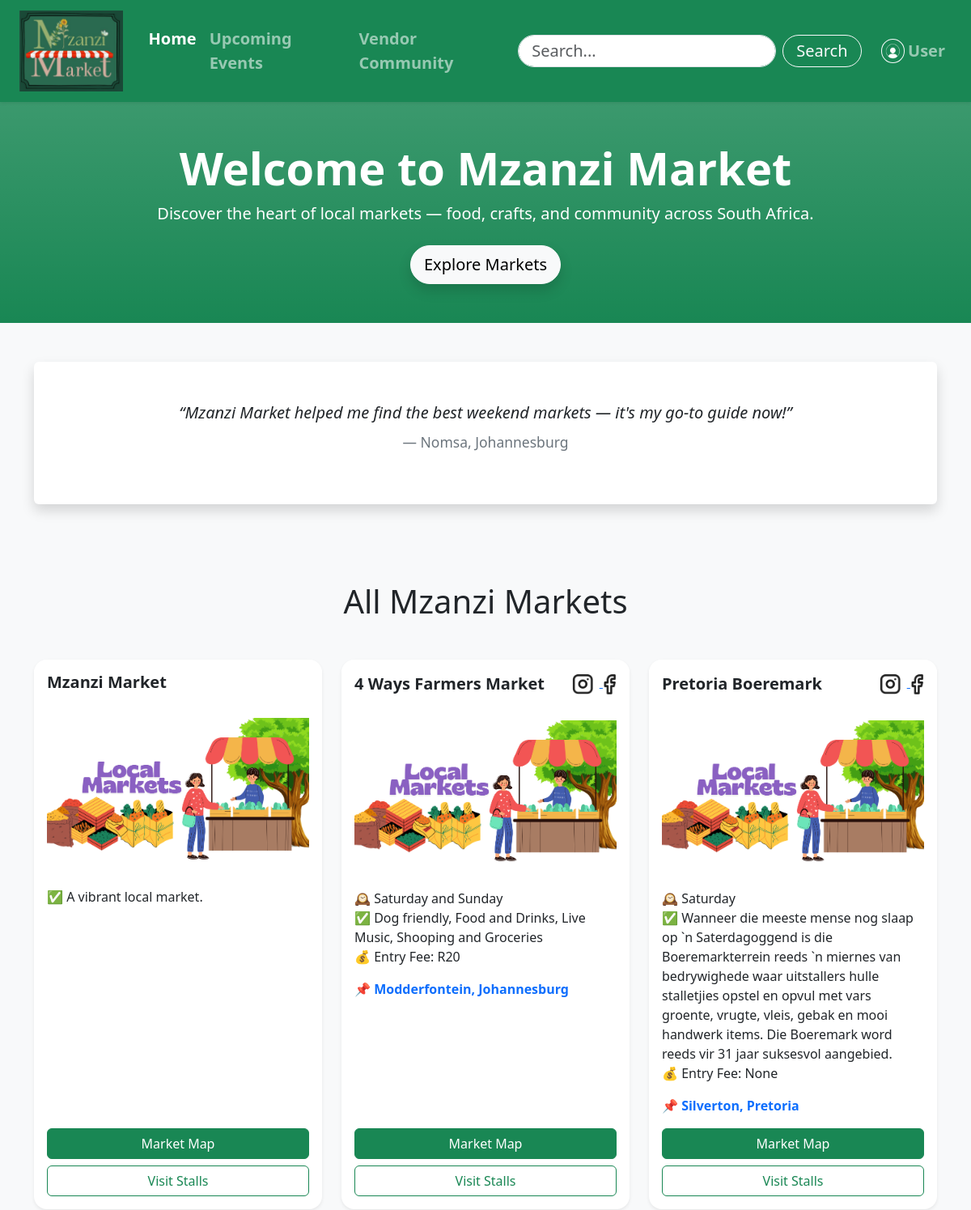
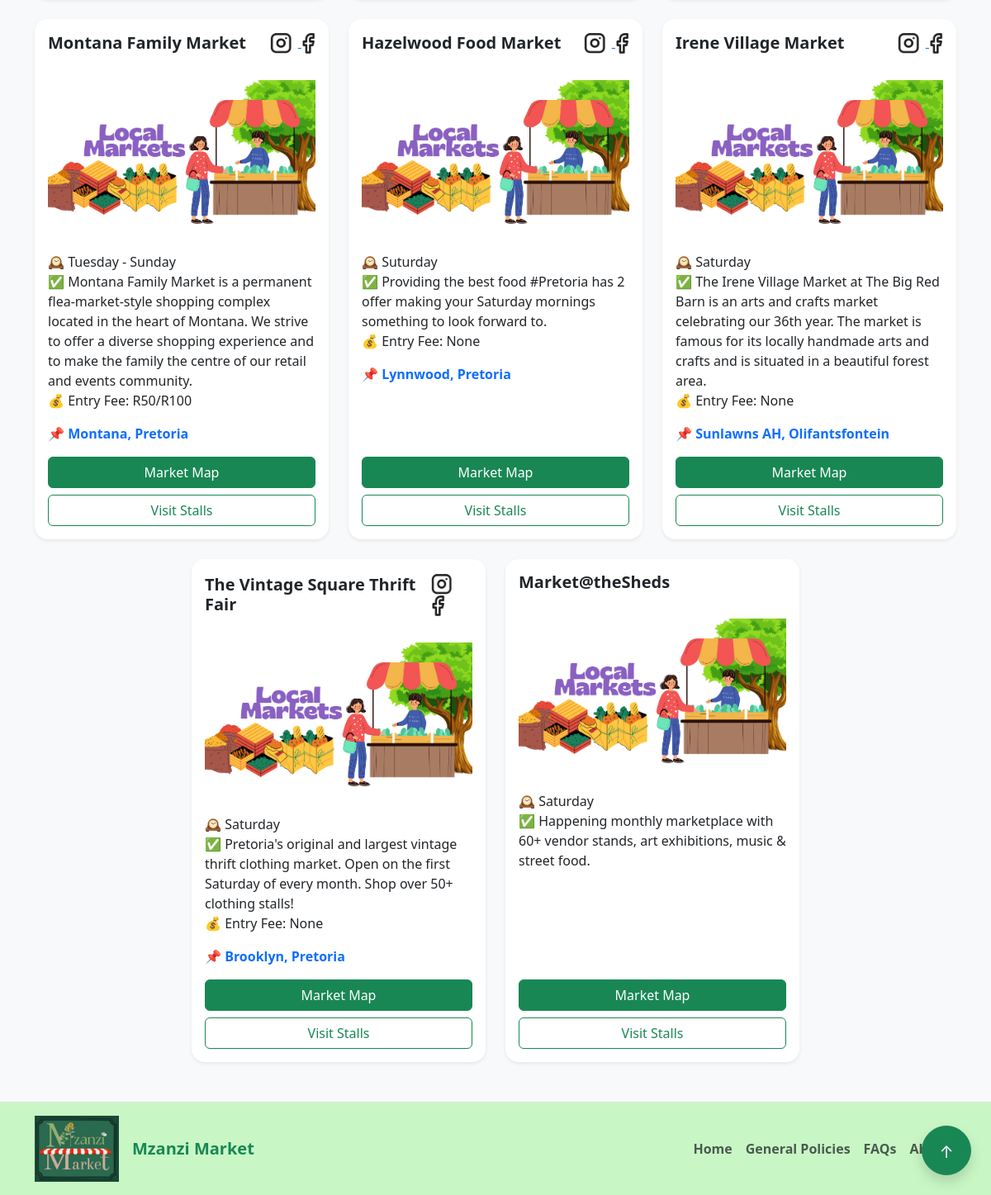
The page / on the database its author committed (2 pictures, top to bottom).
### tables this page shows
CREATE TABLE "Market" (
	"MarketID"	INTEGER,
	"MarketName"	TEXT NOT NULL,
	"MarketDescription"	TEXT,
	"MarketLocationLink"	TEXT,
	"MarketLocation"	TEXT,
	"MarketEntryFee"	TEXT,
	"MarketDate"	DATETIME,
	"MarketDays"	TEXT,
	"MarketPoster"	BLOB,
	"MarketInstagram"	TEXT,
	"MarketFacebook"	TEXT,
	"MarketMap"	BLOB,
	"MarketAdministratorID"	INTEGER,
	PRIMARY KEY("MarketID" AUTOINCREMENT),
	FOREIGN KEY("MarketAdministratorID") REFERENCES "MarketAdministrator"("MarketAdministratorID")
);

### app.py (the view)
@app.route("/", methods=["GET"])
def home():
    conn = get_db_connection()
    markets = conn.execute("SELECT * FROM Market").fetchall()
    conn.close()
    return render_template("home.html", markets=markets)

### app.py (called while the page is built)
def get_db_connection():
    conn = sqlite3.connect('Mzanzi.db', timeout=30)
    conn.row_factory = sqlite3.Row
    try:
        conn.execute("PRAGMA journal_mode=WAL")
    except:
        pass # If it fails, it just ignores it, but usually it works
    return conn

### templates/home.html (shortened to what this page needs)
<!DOCTYPE html>
<html lang="en">
  <head>
    <link
      href="https://cdn.jsdelivr.net/npm/bootstrap@5.3.3/dist/css/bootstrap.min.css"
      rel="stylesheet"
    />
  </head>
  <body class="bg-light">
    <header id="pageTop">
      <nav
        class="navbar navbar-expand-lg navbar-dark bg-success shadow-sm sticky-top py-2"
      >
        <div class="container-fluid px-4">
          <a class="navbar-brand d-flex align-items-center me-3" href="home">
            <img
              src="{{ url_for('static', filename='images/Logo.png') }}"
              alt="Mzanzi Market"
              height="100"
              class="me-2"
            />
          </a>
          <div class="collapse navbar-collapse" id="navbarSupportedContent">
            <ul class="navbar-nav me-auto mb-2 mb-lg-0">
              <li class="nav-item">
                <a class="nav-link fw-semibold fs-5 active" href="home"
                  >Home</a
                >
              </li>
              <li class="nav-item">
                <a class="nav-link fw-semibold fs-5" href="events"
                  >Upcoming Events</a
                >
              </li>
              <li class="nav-item">
                <a class="nav-link fw-semibold fs-5" href="vendors"
                  >Vendor Community</a
                >
              </li>
            </ul>
            <div class="d-flex align-items-center">
              <form class="d-flex me-3" role="search">
                <input
                  class="form-control me-2 rounded-pill px-3 py-1 fs-5"
                  type="search"
                  placeholder="Search..."
                  aria-label="Search"
                />
                <button
                  class="btn btn-outline-light rounded-pill px-3 py-1 fs-5"
                  type="submit"
                >
                  Search
                </button>
              </form>
              <ul class="navbar-nav d-flex align-items-center mb-0">
                <li class="nav-item">
                  <a
                    class="nav-link d-flex align-items-center fw-semibold fs-5"
                    href="login"
                  >
                    <img
                      src="{{ url_for('static', filename='images/usericon.png')}}"
                      alt="User"
                      height="30"
                      class="me-1 rounded-circle border border-light p-1"
                    />
                    <span>User</span>
                  </a>
                </li>
              </ul>
            </div>
          </div>
        </div>
      </nav>
    </header>
    <main>
      <section class="bg-success bg-gradient text-white text-center py-5 mb-5">
        <div class="container">
          <h1 class="display-4 fw-bold">Welcome to Mzanzi Market</h1>
          <p class="lead mb-4">
            Discover the heart of local markets — food, crafts, and community
            across South Africa.
          </p>
          <a href="#markets" class="btn btn-light btn-lg rounded-pill shadow"
            >Explore Markets</a
          >
        </div>
      </section>
      <section class="container my-5">
        <div
          id="testimonialCarousel"
          class="carousel slide"
          data-bs-ride="carousel"
        >
          <div
            class="carousel-inner text-center bg-white rounded shadow py-5 px-3"
          >
            <div class="carousel-item active">
              <blockquote class="blockquote">
                <p class="fs-5 fst-italic mb-4">
                  “Mzanzi Market helped me find the best weekend markets — it's my
                  go-to guide now!”
                </p>
                <footer class="blockquote-footer">Nomsa, Johannesburg</footer>
              </blockquote>
            </div>
          </div>
        </div>
      </section>
      <a href="#pageTop"
        aria-label="Back to top"
        class="btn btn-success btn-lg position-fixed bottom-0 end-0 m-4 shadow rounded-circle"
        style="width: 60px; height: 60px; line-height: 45px; text-align: center;">
        ↑
      </a>
      <div class="container py-5">
          <h1 class="text-center mb-5 fw-light">
              {% if current_id %}
                  Market Details (Market ID: {{ current_id }})
              {% else %}
                  All Mzanzi Markets
              {% endif %}
          </h1>
          <div class="row g-4 justify-content-center">
          {% if markets %}
              {% for market in markets %}
              <div class="col-md-6 col-lg-4">
                  <div class="card border-0 shadow-sm h-100 hover-shadow rounded-4">
                      <div class="card-header bg-white border-0 d-flex justify-content-between align-items-center p-3 rounded-top-4">
                          <h5 class="fw-bold mb-0">{{ market['MarketName'] }}</h5>
                          <div>
                              {% if market['MarketInstagram'] %}
                              <a href="{{ market['MarketInstagram'] }}" target="_blank" aria-label="Instagram Link">
                                  <img src="{{ url_for('static', filename='images/instagram.png') }}" alt="instagram" height="25" class="me-2" />
                              </a>
                              {% endif %}
                              {% if market['MarketFacebook'] %}
                              <a href="{{ market['MarketFacebook'] }}" target="_blank" aria-label="Facebook Link">
                                  <img src="{{ url_for('static', filename='images/facebook.png') }}" alt="facebook" height="25" />
                              </a>
                              {% endif %}
                          </div>
                      </div>
                      {% if market['MarketImage'] %}
                          <img src="{{ url_for('static', filename=market['MarketImage']) }}"
                              class="card-img-top img-fluid bg-white p-3 rounded"
                              alt="{{ market['MarketName'] }}" />
                      {% else %}
                          <img src="{{ url_for('static', filename='images/default.png') }}"
                              class="card-img-top img-fluid bg-white p-3 rounded"
                              alt="{{ market['MarketName'] }}" />
                      {% endif %}
                      <div class="card-body d-flex flex-column">
                          <ul class="list-unstyled mb-3">
                              {% if market['MarketDays'] %}
                              <li>🕰️ {{ market['MarketDays'] }}</li>
                              {% endif %}
                              {% if market['MarketDescription'] %}
                              <li>✅ {{ market['MarketDescription'] }}</li>
                              {% endif %}
                              {% if market['MarketEntryFee'] %}
                              <li>💰 Entry Fee: {{ market['MarketEntryFee'] }}</li>
                              {% endif %}
                          </ul>
                          {% if market['MarketLocationLink'] %}
                          <a href="{{ market['MarketLocationLink'] }}" class="text-decoration-none mb-3 fw-semibold">
                              📌 {{ market['MarketLocation'] or "View on Google Maps" }}
                          </a>
                          {% endif %}
                          <div class="d-grid gap-2 mt-auto">
                              <a href="{{ url_for('market_details', market_id=market['MarketID']) }}" class="btn btn-success">Market Map</a>
                              <a href="vendors" class="btn btn-outline-success">Visit Stalls</a>
                          </div>
                      </div>
                  </div>
              </div>
              {% endfor %}
          {% else %}
              <p class="text-center text-danger fs-5">No markets found in the database.</p>
          {% endif %}
          </div>
      </div>
    </main>
    <footer class="border-top py-3" style="background-color: #c8f7c5">
      <div
        class="container d-flex flex-wrap justify-content-between align-items-center"
      >
        <div class="d-flex align-items-center mb-3 mb-md-0">
          <img
            src="{{ url_for('static', filename='images/Logo.png') }}"
            alt="Mzanzi Market"
            height="80"
            class="me-3"
          />
          <span class="fw-bold text-success fs-5">Mzanzi Market</span>
        </div>
        <ul class="nav col-md-5 justify-content-end">
  <li class="nav-item fw-semibold">
    <a href="{{ url_for('home') }}" class="nav-link px-2 text-muted">Home</a>
  </li>
  <li class="nav-item fw-semibold">
    <a href="{{ url_for('general_policies') }}" class="nav-link px-2 text-muted">General Policies</a>
  </li>
  <li class="nav-item fw-semibold">
    <a href="{{ url_for('faq') }}" class="nav-link px-2 text-muted">FAQs</a>
  </li>
  <li class="nav-item fw-semibold">
    <a href="{{ url_for('about') }}" class="nav-link px-2 text-muted">About</a>
  </li>
</ul>
      </div>
    </footer>
  </body>
</html>

### rows shown on the page
Market: MarketName "Mzanzi Market", MarketDescription "A vibrant local market."
Market: MarketName "4 Ways Farmers Market", MarketDays "Saturday and Sunday", MarketDescription "Dog friendly, Food and Drinks, Live Music, Shooping and Groceries", MarketEntryFee "R20", MarketLocation "Modderfontein, Johannesburg"
Market: MarketName "Pretoria Boeremark", MarketDays "Saturday", MarketDescription "Wanneer die meeste mense nog slaap op `n Saterdagoggend is die Boeremarkterrein reeds `n miernes van bedrywighede waar uitstallers hulle stalletjies opstel en opvul met vars groente, vrugte, vleis, gebak en mooi handwerk items. Die Boeremark word reeds vir 31 jaar suksesvol aangebied.", MarketEntryFee "None", MarketLocation "Silverton, Pretoria"
Market: MarketName "Montana Family Market", MarketDays "Tuesday - Sunday", MarketDescription "Montana Family Market is a permanent flea-market-style shopping complex located in the heart of Montana. We strive to offer a diverse shopping experience and to make the family the centre of our retail and events community.", MarketEntryFee "R50/R100", MarketLocation "Montana, Pretoria"
Market: MarketName "Hazelwood Food Market", MarketDays "Suturday", MarketDescription "Providing the best food #Pretoria has 2 offer making your Saturday mornings something to look forward to.", MarketEntryFee "None", MarketLocation "Lynnwood, Pretoria"
Market: MarketName "Irene Village Market", MarketDays "Saturday", MarketDescription "The Irene Village Market at The Big Red Barn is an arts and crafts market celebrating our 36th year. The market is famous for its locally handmade arts and crafts and is situated in a beautiful forest area.", MarketEntryFee "None", MarketLocation "Sunlawns AH, Olifantsfontein"
Market: MarketName "The Vintage Square Thrift Fair", MarketDays "Saturday", MarketDescription "Pretoria's original and largest vintage thrift clothing market. Open on the first Saturday of every month. Shop over 50+ clothing stalls!", MarketEntryFee "None", MarketLocation "Brooklyn, Pretoria"
Market: MarketName "Market@theSheds", MarketDays "Saturday", MarketDescription "Happening monthly marketplace with 60+ vendor stands, art exhibitions, music & street food."
